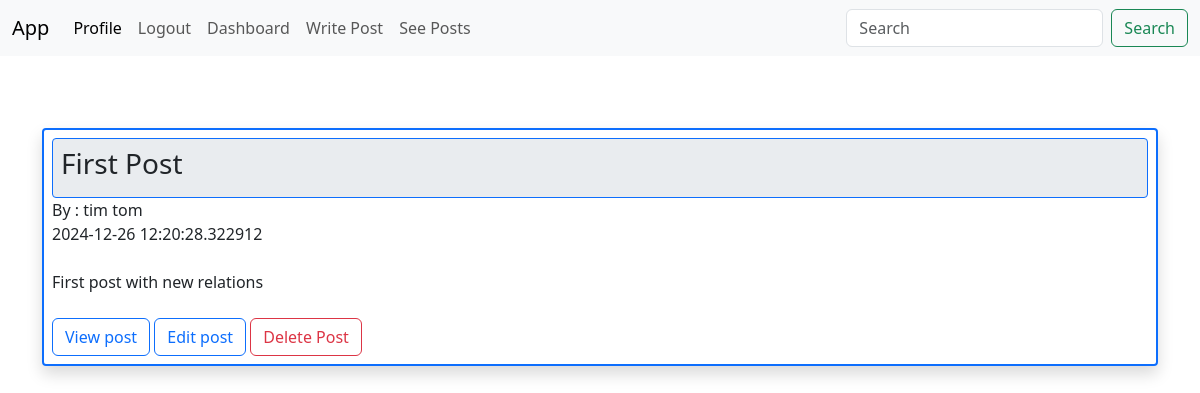
Screenshot of /posts (signed in) with the database file from the repository.
### app.py (models this page shows, shortened)
class Posts(db.Model):
    id = db.Column(db.Integer, primary_key=True)
    title = db.Column(db.String(255))
    content = db.Column(db.Text)
    date_posted = db.Column(db.DateTime, default=datetime.now())
    slug = db.Column(db.String(255))
    poster_id = db.Column(db.Integer, db.ForeignKey('users.id'))

class Users(db.Model, UserMixin):
    id = db.Column(db.Integer, primary_key=True)
    username = db.Column(db.String(20), nullable=False, unique=True)
    name = db.Column(db.String(100), nullable=False)
    email = db.Column(db.String(100), nullable=False, unique=True)
    date_added = db.Column(db.DateTime, default=datetime.now())
    password_hash = db.Column(db.String(128))
    posts = db.Relationship('Posts', backref='poster')
    @property
    def password(self):
        raise AttributeError('Password is not a readable attribute')

### app.py (the view)
@app.route('/posts')
def posts():
    posts = Posts.query.order_by(Posts.date_posted)
    return render_template('posts.html',
                            posts=posts)

### app.py (called while the page is built)
@login_manager.user_loader
def load_user(user_id):
    return Users.query.get(int(user_id))

### templates/posts.html (shortened to what this page needs)
{% extends 'base.html' %}
{% block content %}
    <br/>
    {% for post in posts %}
        <div class="border border-2 border-primary rounded-1 shadow p-2 mb-2 bg-body-light rounded">
        <div class="border border-1 rounded-1 border-primary p-2 bg-body-secondary">
        <h3> {{ post.title }} <br/></h3>
        </div>
        By : {{ post.poster.name }} <br/>
        {{ post.date_posted }} <br/><br>
        {{ post.content }} <br/>
        <br>
        <a href="{{ url_for('post', id=post.id) }}" class="btn btn-outline-primary">View post</a>
        <a href="{{ url_for('edit_post', id=post.id) }}" class="btn btn-outline-primary">Edit post</a>
        <a href="{{ url_for('delete_post', id=post.id) }}" class="btn btn-outline-danger">Delete Post</a>
        </div>
        <br>
    {% endfor %}
{% endblock %}

### rows the page displays
Posts: title "First Post", poster.name "tim tom", date_posted "2024-12-26 12:20:28.322912", content "First post with new relations"
